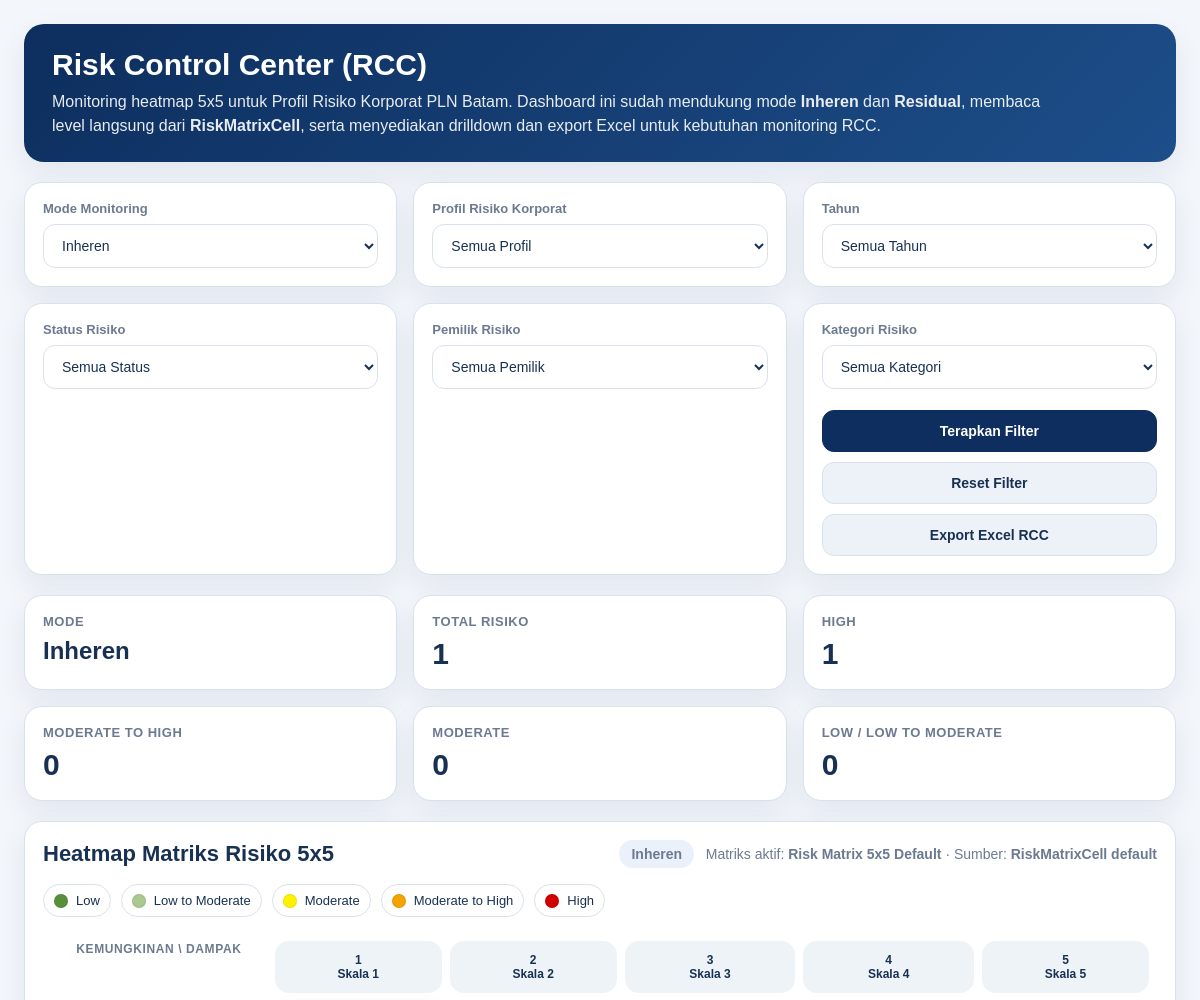
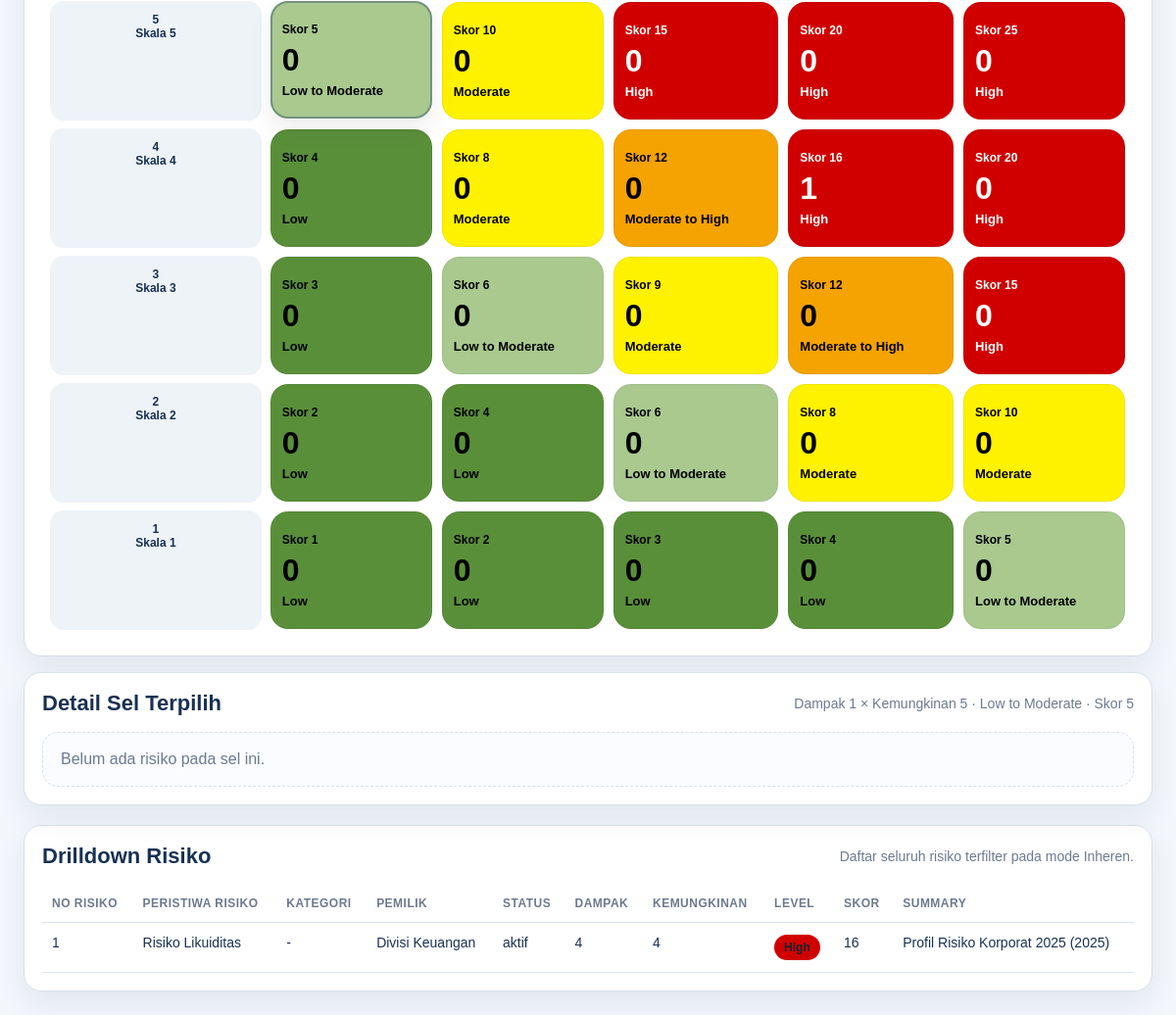
The page / on the database its author committed (2 pictures, top to bottom).
### risk/models.py (models this page shows, shortened)
class RiskMatrix(models.Model):
    kode = models.CharField(max_length=50, unique=True, verbose_name="Kode")
    nama = models.CharField(max_length=100, verbose_name="Nama Matriks Risiko")
    ukuran = models.PositiveSmallIntegerField(default=5, verbose_name="Ukuran")
    aktif = models.BooleanField(default=True, verbose_name="Aktif")
    is_default = models.BooleanField(default=False, verbose_name="Default")
    class Meta:
        verbose_name = "MASTER — Matriks Risiko"
        verbose_name_plural = "MASTER — Matriks Risiko"
        ordering = ["kode", "nama"]

class MasterLevelRisiko(models.Model):
    kode = models.CharField(max_length=50, unique=True, verbose_name="Kode")
    nama = models.CharField(max_length=100, verbose_name="Nama Level Risiko")
    warna_hex = models.CharField(max_length=7, null=True, blank=True, verbose_name="Warna")
    aktif = models.BooleanField(default=True, verbose_name="Aktif")
    urutan = models.PositiveIntegerField(default=1, verbose_name="Urutan")
    class Meta:
        verbose_name = "MASTER — Level Risiko"
        verbose_name_plural = "MASTER — Level Risiko"
        ordering = ["urutan", "nama"]

class ProfilRisikoKorporatItem(models.Model):
    summary = models.ForeignKey(
        ProfilRisikoKorporatSummary,
        on_delete=models.CASCADE,
        related_name="item",
        verbose_name="Summary",
    )
    no_item = models.PositiveIntegerField(verbose_name="No Item")
    no_risiko = models.PositiveIntegerField(
        null=True,
        blank=True,
        verbose_name="No Risiko",
    )
    bumn = models.ForeignKey(
        "masterdata.MasterBUMN",
        on_delete=models.PROTECT,
        verbose_name="Nama BUMN",
        default=1,
    )
    rkap_item = models.ForeignKey(
        "RKAPItem",
        on_delete=models.SET_NULL,
        null=True,
        blank=True,
        related_name="risiko_korporat_items",
        verbose_name="Sumber Target RKAP",
    )
    sasaran_korporat = models.TextField(verbose_name="Sasaran BUMN")
    sasaran_kbumn = models.ForeignKey(
        "SasaranKBUMN",
        on_delete=models.PROTECT,
        blank=True,
        null=True,
        verbose_name="Sasaran KBUMN",
    )
    kategori_risiko = models.ForeignKey(
        "KategoriRisiko",
        on_delete=models.PROTECT,
        blank=True,
        null=True,
        verbose_name="Kategori Risiko BUMN",
    )
    taksonomi_t3 = models.ForeignKey(
        "TaksonomiT3",
        on_delete=models.PROTECT,
        blank=True,
        null=True,
        verbose_name="Kategori Risiko T2 & T3",
    )
    peristiwa_risiko = models.TextField(verbose_name="Peristiwa Risiko")
    deskripsi_peristiwa_risiko = models.TextField(
        blank=True,
        null=True,
        verbose_name="Deskripsi Peristiwa Risiko",
    )
    dampak = models.IntegerField(blank=True, null=True, verbose_name="Dampak Inheren")
    kemungkinan = models.IntegerField(blank=True, null=True, verbose_name="Kemungkinan Inheren")
    level_risiko = models.IntegerField(blank=True, null=True, verbose_name="Level Risiko Inheren")
    matrix_cell_inheren = models.ForeignKey(
        "RiskMatrixCell",
        on_delete=models.SET_NULL,
        null=True,
        blank=True,
        related_name="profil_risiko_korporat_inheren",
        verbose_name="Sel Matriks Inheren",
    )
    residual_dampak = models.IntegerField(blank=True, null=True, verbose_name="Dampak Residual")
    residual_kemungkinan = models.IntegerField(blank=True, null=True, verbose_name="Kemungkinan Residual")
    residual_level_risiko = models.IntegerField(blank=True, null=True, verbose_name="Level Risiko Residual")
    matrix_cell_residual = models.ForeignKey(
        "RiskMatrixCell",
        on_delete=models.SET_NULL,
        null=True,
        blank=True,
        related_name="profil_risiko_korporat_residual",
        verbose_name="Sel Matriks Residual",
    )
    pemilik_risiko = models.CharField(
        max_length=255,
        blank=True,
        null=True,
        verbose_name="Pemilik Risiko",
    )
    status = models.CharField(
        max_length=100,
        blank=True,
        null=True,
        verbose_name="Status",
    )
    class Meta:
        verbose_name = "Item Risiko Korporat"
        verbose_name_plural = "KORPORAT — Item Risiko"
        ordering = ["summary", "no_item"]
        constraints = [
            models.UniqueConstraint(
                fields=["summary", "no_item"],
                name="unik_item_profil_risiko_korporat",
            ),
            models.UniqueConstraint(
                fields=["summary", "no_risiko"],
                name="unik_no_risiko_korporat_per_summary",
            ),
        ]

### risk/views.py (the view)
# urls.py: path("", dashboard, name="dashboard"),
def dashboard(request):
    items, selected_summary, mode = _get_filtered_items(request)
    context = _risk_matrix_context(items, mode=mode, selected_summary=selected_summary)
    context["page_title"] = "Risk Control Center (RCC)"
    return render(request, "dashboard.html", context)

### risk/models.py (called while the page is built)
    def __str__(self):
        return f"{self.judul} ({self.tahun})"

### risk/views.py (called while the page is built, shortened)
def _normalize(text):
    return (text or "").strip().lower()

def _get_mode_label(mode):
    return dict(MODE_CHOICES).get(mode, "Inheren")

def _resolve_level_bucket(level_name):
    normalized = _normalize(level_name)
    for bucket in LEVEL_FALLBACKS:
        if _normalize(bucket["name"]) == normalized:
            return bucket["name"]

def _fallback_level_from_score(score):
    if score >= 15:
        return "High", "#d00000"  # merah
    elif score >= 12:
        return "Moderate to High", "#f4a300"  # orange
    elif score >= 8:
        return "Moderate", "#fff200"  # kuning
    elif score >= 5:
        return "Low to Moderate", "#a9c98f"  # hijau muda
    else:
        return "Low", "#5a8f3a"  # hijau tua

def _default_matrix():
    return RiskMatrix.objects.filter(is_default=True, aktif=True).prefetch_related(
        "cells__skala_dampak", "cells__skala_probabilitas", "cells__level_risiko"
    ).first() or RiskMatrix.objects.filter(aktif=True).prefetch_related(
        "cells__skala_dampak", "cells__skala_probabilitas", "cells__level_risiko"
    ).first()

def _matrix_lookup(matrix):
    lookup = {}
    dampak_labels = {}
    kemungkinan_labels = {}
    legend_map = {}
    if not matrix:
        return lookup, dampak_labels, kemungkinan_labels, legend_map
    return lookup, dampak_labels, kemungkinan_labels, legend_map

def _selected_risk_fields(mode):
    if mode == "residual":
        return "residual_dampak", "residual_kemungkinan", "residual_level_risiko", "matrix_cell_residual"
    return "dampak", "kemungkinan", "level_risiko", "matrix_cell_inheren"

### templates/dashboard.html (shortened to what this page needs)
<!DOCTYPE html>
<html lang="id">
<head>
</head>
<body>
<div class="page">
    <section class="hero">
        <h1>Risk Control Center (RCC)</h1>
        <p>
            Monitoring heatmap 5x5 untuk Profil Risiko Korporat PLN Batam. Dashboard ini sudah mendukung mode
            <strong>Inheren</strong> dan <strong>Residual</strong>, membaca level langsung dari
            <strong>RiskMatrixCell</strong>, serta menyediakan drilldown dan export Excel untuk kebutuhan monitoring RCC.
        </p>
    </section>
    <form method="get" class="filters">
        <div class="panel filter-card">
            <label for="mode">Mode Monitoring</label>
            <select name="mode" id="mode">
                {% for mode_value, mode_name in filters.modes %}
                    <option value="{{ mode_value }}" {% if mode == mode_value %}selected{% endif %}>
                        {{ mode_name }}
                    </option>
                {% endfor %}
            </select>
        </div>
        <div class="panel filter-card">
            <label for="summary">Profil Risiko Korporat</label>
            <select name="summary" id="summary">
                <option value="">Semua Profil</option>
            </select>
        </div>
        <div class="panel filter-card">
            <label for="tahun">Tahun</label>
            <select name="tahun" id="tahun">
                <option value="">Semua Tahun</option>
            </select>
        </div>
        <div class="panel filter-card">
            <label for="status">Status Risiko</label>
            <select name="status" id="status">
                <option value="">Semua Status</option>
            </select>
        </div>
        <div class="panel filter-card">
            <label for="pemilik">Pemilik Risiko</label>
            <select name="pemilik" id="pemilik">
                <option value="">Semua Pemilik</option>
            </select>
        </div>
        <div class="panel filter-card">
            <label for="kategori">Kategori Risiko</label>
            <select name="kategori" id="kategori">
                <option value="">Semua Kategori</option>
            </select>
            <div class="button-row">
                <button class="button primary" type="submit">Terapkan Filter</button>
                <a class="button soft" href="?">Reset Filter</a>
                <a
                    class="button soft"
                    href="{% url 'rcc_export_excel' %}?mode={{ mode }}"
                >
                    Export Excel RCC
                </a>
            </div>
        </div>
    </form>
    <section class="stats">
        <div class="panel stat-card">
            <div class="stat-label">Mode</div>
            <div class="stat-value" style="font-size: 24px;">{{ mode_label }}</div>
        </div>
        <div class="panel stat-card">
            <div class="stat-label">Total Risiko</div>
            <div class="stat-value">{{ total_risks }}</div>
        </div>
        <div class="panel stat-card">
            <div class="stat-label">High</div>
            <div class="stat-value">{{ level_counts.high }}</div>
        </div>
        <div class="panel stat-card">
            <div class="stat-label">Moderate to High</div>
            <div class="stat-value">{{ level_counts.moderate_to_high }}</div>
        </div>
        <div class="panel stat-card">
            <div class="stat-label">Moderate</div>
            <div class="stat-value">{{ level_counts.moderate }}</div>
        </div>
        <div class="panel stat-card">
            <div class="stat-label">Low / Low to Moderate</div>
            <div class="stat-value">{{ level_counts.low|add:level_counts.low_to_moderate }}</div>
        </div>
    </section>
    <section class="content">
        <div class="panel matrix-card">
            <div class="section-title">
                <h2>Heatmap Matriks Risiko 5x5</h2>
                <span>
                    <span class="mode-chip">{{ mode_label }}</span>
                    {% if matrix %}
                        &nbsp; Matriks aktif: <strong>{{ matrix.nama }}</strong> · Sumber: <strong>{{ matrix_source_label }}</strong>
                    {% else %}
                        &nbsp; Belum ada matriks default, sistem memakai fallback skor standar.
                    {% endif %}
                </span>
            </div>
            <div class="legend">
                {% for item in legend %}
                    <div class="legend-item">
                        <span class="legend-swatch" style="background: {{ item.color }};"></span>
                        <span>{{ item.name }}</span>
                    </div>
                {% endfor %}
            </div>
            <div class="matrix-wrapper">
                <table class="matrix-table">
                    <thead>
                        <tr>
                            <th class="axis-title">Kemungkinan \ Dampak</th>
                            {% for impact in impact_axis %}
                                <th class="impact-label">
                                    {{ impact.value }}<br>{{ impact.label }}
                                </th>
                            {% endfor %}
                        </tr>
                    </thead>
                    <tbody>
                        {% for row in grid %}
                            <tr>
                                <th class="likelihood-label">
                                    {{ row.value }}<br>{{ row.label }}
                                </th>
                                {% for cell in row.cells %}
                                    <td>
                                        <button
                                                type="button"
                                                class="cell-button{% if forloop.parentloop.first and forloop.first %} active{% endif %}"
                                                style="background: {{ cell.color }};"
                                                data-impact="{{ cell.impact }}"
                                                data-likelihood="{{ cell.likelihood }}"
                                                data-level="{{ cell.level }}"
                                                data-score="{{ cell.score }}"
                                                data-count="{{ cell.count }}"
                                                data-risks='[{% for risk in cell.risks %}{"no_risiko":"{{ risk.no_risiko|default_if_none:"-"|escapejs }}","peristiwa_risiko":"{{ risk.peristiwa_risiko|default_if_none:"-"|escapejs }}","kategori_risiko":"{{ risk.kategori_risiko|default_if_none:"-"|escapejs }}","pemilik_risiko":"{{ risk.pemilik_risiko|default_if_none:"-"|escapejs }}","status":"{{ risk.status|default_if_none:"-"|escapejs }}","level":"{{ risk.level|default_if_none:"-"|escapejs }}","score":"{{ risk.score|default_if_none:"-" }}","summary":"{{ risk.summary|default_if_none:"-"|escapejs }}","color":"{{ risk.color|default_if_none:"#e5e7eb"|escapejs }}"}{% if not forloop.last %},{% endif %}{% endfor %}]'
                                            >
                                            <div class="cell-score">Skor {{ cell.score }}</div>
                                            <div class="cell-count">{{ cell.count }}</div>
                                            <div class="cell-level">{{ cell.level }}</div>
                                        </button>
                                    </td>
                                {% endfor %}
                            </tr>
                        {% endfor %}
                    </tbody>
                </table>
            </div>
        </div>
        <aside class="panel detail-card">
            <div class="section-title">
                <h2>Detail Sel Terpilih</h2>
                <span id="detail-subtitle">Klik salah satu sel heatmap untuk melihat daftar risiko.</span>
            </div>
            <div id="detail-body" class="detail-list"></div>
        </aside>
    </section>
    <section class="panel table-card">
        <div class="section-title">
            <h2>Drilldown Risiko</h2>
            <span>Daftar seluruh risiko terfilter pada mode {{ mode_label }}.</span>
        </div>
        <div class="table-responsive">
            <table class="data-table">
                <thead>
                    <tr>
                        <th>No Risiko</th>
                        <th>Peristiwa Risiko</th>
                        <th>Kategori</th>
                        <th>Pemilik</th>
                        <th>Status</th>
                        <th>Dampak</th>
                        <th>Kemungkinan</th>
                        <th>Level</th>
                        <th>Skor</th>
                        <th>Summary</th>
                    </tr>
                </thead>
                <tbody>
                    {% for risk in drilldown_rows %}
                        <tr>
                            <td>{{ risk.no_risiko }}</td>
                            <td>{{ risk.peristiwa_risiko }}</td>
                            <td>{{ risk.kategori_risiko }}</td>
                            <td>{{ risk.pemilik_risiko }}</td>
                            <td>{{ risk.status }}</td>
                            <td>{{ risk.dampak }}</td>
                            <td>{{ risk.kemungkinan }}</td>
                            <td>
                                <span class="risk-badge" style="background: {{ risk.color }};">
                                    {{ risk.level }}
                                </span>
                            </td>
                            <td>{{ risk.score }}</td>
                            <td>{{ risk.summary }}</td>
                        </tr>
                    {% endfor %}
                </tbody>
            </table>
        </div>
    </section>
</div>
</body>
</html>

### rows shown on the page
RiskMatrix: nama "Risk Matrix 5x5 Default"
MasterLevelRisiko: score "1", count "0", level "Low"
ProfilRisikoKorporatItem: peristiwa_risiko "Risiko Likuiditas", pemilik_risiko "Divisi Keuangan", status "aktif"

### other values the page prints
{{ mode_label }} "Inheren"
{{ total_risks }} "1"
{{ level_counts.high }} "1"
{{ level_counts.moderate_to_high }} "0"
{{ level_counts.moderate }} "0"
{{ level_counts.low|add:level_counts.low_to_moderate }} "0"
{{ matrix_source_label }} "RiskMatrixCell default"
{{ item.name }} "Low" "Low to Moderate" "Moderate" "Moderate to High" "High"
{{ impact.value }} "1" "2" "3" "4" "5"
{{ impact.label }} "Skala 1" "Skala 2" "Skala 3" "Skala 4" "Skala 5"
{{ row.value }} "5" "4" "3" "2" "1"
{{ row.label }} "Skala 5" "Skala 4" "Skala 3" "Skala 2" "Skala 1"
{{ cell.score }} "5" "10" "15" "20" "25" "4" "8" "12" "16" "20" "3" "6" "9" "12" "15" "2" "4" "6" "8" "10" "2" "3" "4" "5"
{{ cell.count }} "0" "0" "0" "0" "0" "0" "0" "0" "1" "0" "0" "0" "0" "0" "0" "0" "0" "0" "0" "0" "0" "0" "0" "0"
{{ cell.level }} "Low to Moderate" "Moderate" "High" "High" "High" "Low" "Moderate" "Moderate to High" "High" "High" "Low" "Low to Moderate" "Moderate" "Moderate to High" "High" "Low" "Low" "Low to Moderate" "Moderate" "Moderate" "Low" "Low" "Low" "Low to Moderate"
